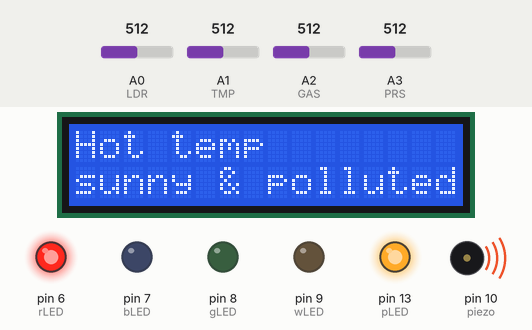
Recording of a sketch running on a simulated Arduino Uno, built with avr-gcc and run on an emulated ATmega328P. Shown: 16×2 character LCD, output pins drawn as LEDs (lit = HIGH), buzzer (waves = sounding). The inputs (shaded band) are chosen by the test bench; at power-on: A0 (LDR) = 512, A1 (TMP) = 512, A2 (GAS) = 512, A3 (PRS) = 512. What the sketch prints to the serial monitor is not drawn.

Above: at 1.2 s.
1.3 s: A0 (LDR) set to 55
At 6.3 s:
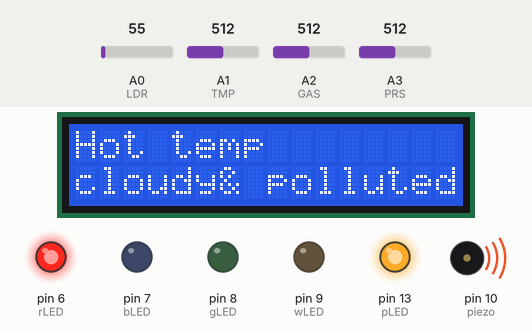
7.3 s: A0 (LDR) set to 47
At 10.6 s:
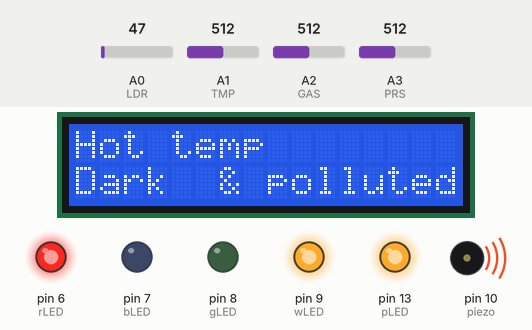
13.3 s: A1 (TMP) set to 210
19.3 s: A1 (TMP) set to 184
At 21.5 s:
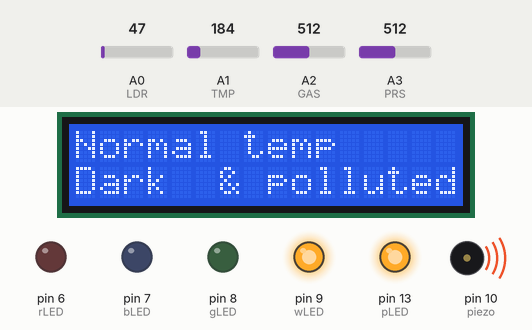
25.3 s: A2 (GAS) set to 112
31.3 s: A2 (GAS) set to 89
At 36.1 s:
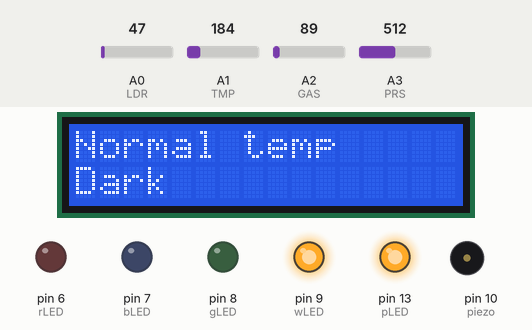
Timing chart, 0 to 37.6 s (numbered marks = the images above; inputs shaded):
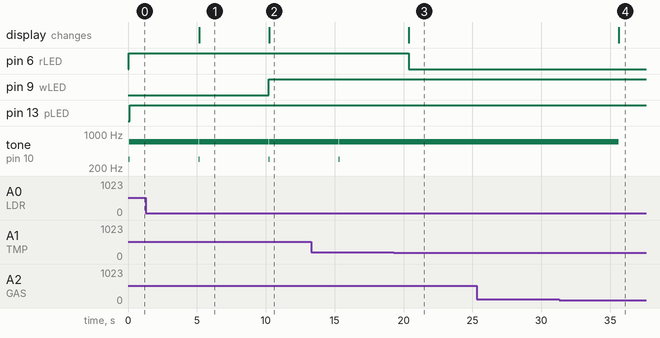

Measured:
- the behaviour switches between 50 and 49 on A0 (LDR) (found by bisection; images 1 and 2)
- the behaviour switches between 195 and 194 on A1 (TMP) (found by bisection; images 2 and 3)
- the behaviour switches between 101 and 100 on A2 (GAS) (found by bisection; images 3 and 4)
- after the input at 1.3 s, the display: changes after 3.9 s (image 1)
- after the input at 7.3 s, pin 9 (wLED): LOW → HIGH after 2.9 s; the display: changes after 2.9 s (image 2)
- after the input at 19.3 s, pin 6 (rLED): HIGH → LOW after 1.1 s; the display: changes after 1.1 s (image 3)
- after the input at 31.3 s, tone on pin 10 (piezo): goes on until 35.6 s, then stays silent; the display: changes after 4.3 s (image 4)
- by itself, tone on pin 10 (piezo): alternates 700 Hz for 5.1 s and silent for 0.01 s

The sketch:

weather_monitoring_system.ino
```cpp
#include <LiquidCrystal.h>

LiquidCrystal lcd(12, 11, 5, 4, 3, 2);// for the LCD

// declaring the  OUTPUTS
int wLED = 9;  // LED for LDR
int rLED = 6;  // LED for TMP
int bLED = 7;  // LED for TMP
int gLED = 8;  // LED for TM
int pLED = 13; // LED for PRR
int piezo=10;  // piezo for sound/alarm

// declaring the sensor
int LDR = A0;    // for light sensor
int LsensorValue = 0;

int TMP = A1; // for temprature sesnor
int TsensorValue=0;

int GAS = A2; // for gas sensor
int GsensorValue = 0;

int PRS = A3; // for pressure sensor
int PsensorValue = 0;

void setup()
{
  Serial.begin(9600);
  lcd.begin (16, 2);
  pinMode(wLED, OUTPUT);
  pinMode(rLED, OUTPUT);
  pinMode(bLED, OUTPUT);
  pinMode(gLED, OUTPUT);
  pinMode(piezo, OUTPUT);
  pinMode(pLED, OUTPUT);

}

void loop()
{

  //for printing the Temprature value
  TsensorValue = analogRead(TMP);

  // converting that reading to voltage, for 3.3v arduino use 3.3
  float voltage = TsensorValue * 5.0;
  voltage /= 1024.0;

  // now print out the temperature
  float temperatureC = (voltage - 0.5) * 100 ;  //converting from 10 mv per degree wit 500 mV offset
                                               //to degrees ((voltage - 500mV) times 100)
  Serial.print("The temperature is=");
  Serial.print(temperatureC);
  Serial.println(" degrees C");
  lcd.setCursor(0,1);
  lcd.print(temperatureC);
  lcd.clear();
  lcd.setCursor(0, 0);

  if (temperatureC < 2)
  {
    digitalWrite(bLED, HIGH);
    digitalWrite(rLED, LOW);
    lcd.print("Cold temp");
    tone(10, 300);
  }
  else
    if (temperatureC >= 2 && temperatureC < 45 )
  {
    digitalWrite(bLED, LOW);
    digitalWrite(rLED, LOW);
    lcd.setCursor(0, 0);
    lcd.print("Normal temp");
    noTone(10);
  }
  else
  {
    digitalWrite(rLED, HIGH);
    digitalWrite(bLED, LOW);
    lcd.setCursor(0, 0);
    lcd.print("Hot temp");
    tone(10, 300);
  }

  // if  convert to Fahrenheit
  //float temperatureF = (temperatureC * 9.0 / 5.0) + 32.0;
  //Serial.print(temperatureF); Serial.println(" degrees F");

  //for printing the light value
  LsensorValue = analogRead(LDR);
  Serial.print("The light value is= ");
  Serial.println(LsensorValue);

   if (LsensorValue < 50)
   {
    digitalWrite(wLED, HIGH);
     lcd.setCursor(0, 1);
     lcd.print("Dark");
  }

    else if(LsensorValue>=50 && LsensorValue<250)
  {
    digitalWrite(wLED, LOW);
    lcd.setCursor(0, 1);
    lcd.print("cloudy");
  }
  else
  {
    digitalWrite(wLED, LOW);
    lcd.setCursor(0, 1);
    lcd.print("sunny");
  }

  //for printing the gas value
  GsensorValue = analogRead(GAS);
  Serial.print("Gas Sensor Value= ");
  Serial.println(GsensorValue, DEC);
  if (GsensorValue > 100)
  {
     tone(10,700);
    lcd.setCursor(6,1);
     lcd.print("& polluted");
  }

  //for printing the pressure value
  PsensorValue = analogRead(PRS);
  Serial.print("pressure Sensor Value= ");
  Serial.println(PsensorValue, DEC);
  if (PsensorValue > 100)
  {
    digitalWrite(pLED, HIGH);
    Serial.println("air pressure is high");
  }
  else
  {
    digitalWrite(pLED, LOW);
  }

  Serial.println();
  Serial.println();
  Serial.println();

  delay (5000);

}
```
